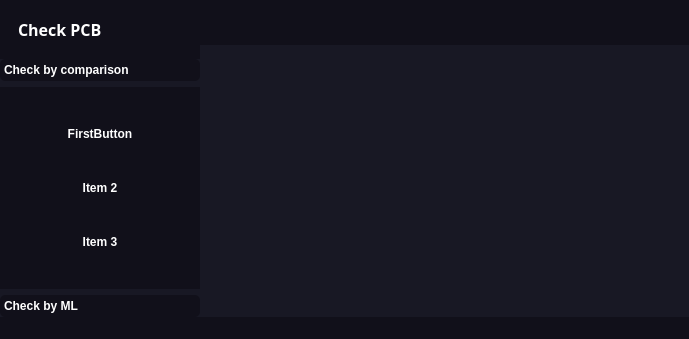
<?xml version="1.0" encoding="UTF-8"?>
<ui version="4.0">
 <class>MainWindow</class>
 <widget class="QMainWindow" name="MainWindow">
  <property name="geometry">
   <rect>
    <x>0</x>
    <y>0</y>
    <width>689</width>
    <height>339</height>
   </rect>
  </property>
  <property name="windowTitle">
   <string>Check PCB</string>
  </property>
  <property name="styleSheet">
   <string notr="true">*{
border: none;
color: white;
background-color:rgb(17,16,26);
}</string>
  </property>
  <widget class="QWidget" name="centralwidget">
   <property name="styleSheet">
    <string notr="true">background-color:rgb(24,24,36);
</string>
   </property>
   <layout class="QHBoxLayout" name="horizontalLayout">
    <property name="spacing">
     <number>0</number>
    </property>
    <property name="leftMargin">
     <number>0</number>
    </property>
    <property name="topMargin">
     <number>0</number>
    </property>
    <property name="rightMargin">
     <number>0</number>
    </property>
    <property name="bottomMargin">
     <number>0</number>
    </property>
    <item>
     <widget class="QFrame" name="menu_frame">
      <property name="minimumSize">
       <size>
        <width>200</width>
        <height>0</height>
       </size>
      </property>
      <property name="maximumSize">
       <size>
        <width>200</width>
        <height>16777215</height>
       </size>
      </property>
      <property name="frameShape">
       <enum>QFrame::StyledPanel</enum>
      </property>
      <property name="frameShadow">
       <enum>QFrame::Raised</enum>
      </property>
      <layout class="QVBoxLayout" name="verticalLayout_2">
       <property name="spacing">
        <number>0</number>
       </property>
       <property name="leftMargin">
        <number>0</number>
       </property>
       <property name="topMargin">
        <number>0</number>
       </property>
       <property name="rightMargin">
        <number>0</number>
       </property>
       <property name="bottomMargin">
        <number>0</number>
       </property>
       <item>
        <widget class="QFrame" name="menu_main_frame">
         <property name="styleSheet">
          <string notr="true">background-color:rgb(17,16,26);
</string>
         </property>
         <property name="frameShape">
          <enum>QFrame::StyledPanel</enum>
         </property>
         <property name="frameShadow">
          <enum>QFrame::Raised</enum>
         </property>
         <layout class="QVBoxLayout" name="verticalLayout_3">
          <property name="spacing">
           <number>0</number>
          </property>
          <property name="leftMargin">
           <number>0</number>
          </property>
          <property name="topMargin">
           <number>0</number>
          </property>
          <property name="rightMargin">
           <number>0</number>
          </property>
          <property name="bottomMargin">
           <number>0</number>
          </property>
          <item alignment="Qt::AlignTop">
           <widget class="QFrame" name="frame_2">
            <property name="frameShape">
             <enum>QFrame::StyledPanel</enum>
            </property>
            <property name="frameShadow">
             <enum>QFrame::Raised</enum>
            </property>
            <layout class="QVBoxLayout" name="verticalLayout_4">
             <item>
              <widget class="QFrame" name="frame">
               <property name="frameShape">
                <enum>QFrame::StyledPanel</enum>
               </property>
               <property name="frameShadow">
                <enum>QFrame::Raised</enum>
               </property>
               <layout class="QHBoxLayout" name="horizontalLayout_4">
                <item>
                 <widget class="QLabel" name="label">
                  <property name="font">
                   <font>
                    <family>Segoe UI Black</family>
                    <pointsize>12</pointsize>
                    <weight>75</weight>
                    <bold>true</bold>
                   </font>
                  </property>
                  <property name="layoutDirection">
                   <enum>Qt::LeftToRight</enum>
                  </property>
                  <property name="text">
                   <string>Check PCB</string>
                  </property>
                 </widget>
                </item>
                <item>
                 <widget class="QLabel" name="label_2">
                  <property name="text">
                   <string/>
                  </property>
                  <property name="pixmap">
                   <pixmap>icons/check-circle.svg</pixmap>
                  </property>
                 </widget>
                </item>
               </layout>
              </widget>
             </item>
            </layout>
           </widget>
          </item>
          <item>
           <widget class="QFrame" name="frame_3">
            <property name="sizePolicy">
             <sizepolicy hsizetype="Preferred" vsizetype="Expanding">
              <horstretch>0</horstretch>
              <verstretch>0</verstretch>
             </sizepolicy>
            </property>
            <property name="frameShape">
             <enum>QFrame::StyledPanel</enum>
            </property>
            <property name="frameShadow">
             <enum>QFrame::Raised</enum>
            </property>
            <layout class="QVBoxLayout" name="verticalLayout_5">
             <property name="spacing">
              <number>0</number>
             </property>
             <property name="leftMargin">
              <number>0</number>
             </property>
             <property name="topMargin">
              <number>0</number>
             </property>
             <property name="rightMargin">
              <number>0</number>
             </property>
             <property name="bottomMargin">
              <number>0</number>
             </property>
             <item>
              <widget class="QToolBox" name="toolBox">
               <property name="font">
                <font>
                 <weight>75</weight>
                 <bold>true</bold>
                </font>
               </property>
               <property name="styleSheet">
                <string notr="true"> QToolBox{
	background-color: rgb(24,24,36);
	text-align: left;
}
QToolBox::tab{
	border-radius: 5px;
	background-color:rgb(17,16,26);
	text-align: left;
}</string>
               </property>
               <property name="currentIndex">
                <number>0</number>
               </property>
               <widget class="QWidget" name="page">
                <property name="geometry">
                 <rect>
                  <x>0</x>
                  <y>0</y>
                  <width>200</width>
                  <height>191</height>
                 </rect>
                </property>
                <property name="styleSheet">
                 <string notr="true"/>
                </property>
                <attribute name="icon">
                 <iconset>
                  <normaloff>icons/chevron-down.svg</normaloff>icons/chevron-down.svg</iconset>
                </attribute>
                <attribute name="label">
                 <string>Check by comparison</string>
                </attribute>
                <layout class="QVBoxLayout" name="verticalLayout_6">
                 <property name="spacing">
                  <number>0</number>
                 </property>
                 <property name="leftMargin">
                  <number>0</number>
                 </property>
                 <property name="topMargin">
                  <number>0</number>
                 </property>
                 <property name="rightMargin">
                  <number>0</number>
                 </property>
                 <property name="bottomMargin">
                  <number>0</number>
                 </property>
                 <item>
                  <widget class="QPushButton" name="pushButton_5">
                   <property name="font">
                    <font>
                     <weight>75</weight>
                     <bold>true</bold>
                    </font>
                   </property>
                   <property name="text">
                    <string>FirstButton</string>
                   </property>
                  </widget>
                 </item>
                 <item>
                  <widget class="QPushButton" name="pushButton_6">
                   <property name="font">
                    <font>
                     <weight>75</weight>
                     <bold>true</bold>
                    </font>
                   </property>
                   <property name="text">
                    <string>Item 2</string>
                   </property>
                  </widget>
                 </item>
                 <item>
                  <widget class="QPushButton" name="pushButton_7">
                   <property name="font">
                    <font>
                     <weight>75</weight>
                     <bold>true</bold>
                    </font>
                   </property>
                   <property name="text">
                    <string>Item 3</string>
                   </property>
                  </widget>
                 </item>
                </layout>
               </widget>
               <widget class="QWidget" name="page_2">
                <property name="geometry">
                 <rect>
                  <x>0</x>
                  <y>0</y>
                  <width>200</width>
                  <height>191</height>
                 </rect>
                </property>
                <attribute name="icon">
                 <iconset>
                  <normaloff>icons/chevron-down.svg</normaloff>icons/chevron-down.svg</iconset>
                </attribute>
                <attribute name="label">
                 <string>Check by ML</string>
                </attribute>
                <layout class="QVBoxLayout" name="verticalLayout_7">
                 <property name="spacing">
                  <number>0</number>
                 </property>
                 <property name="leftMargin">
                  <number>0</number>
                 </property>
                 <property name="topMargin">
                  <number>0</number>
                 </property>
                 <property name="rightMargin">
                  <number>0</number>
                 </property>
                 <property name="bottomMargin">
                  <number>0</number>
                 </property>
                 <item>
                  <widget class="QPushButton" name="pushButton_8">
                   <property name="font">
                    <font>
                     <weight>75</weight>
                     <bold>true</bold>
                    </font>
                   </property>
                   <property name="text">
                    <string>Item 1</string>
                   </property>
                  </widget>
                 </item>
                 <item>
                  <widget class="QPushButton" name="pushButton_9">
                   <property name="font">
                    <font>
                     <weight>75</weight>
                     <bold>true</bold>
                    </font>
                   </property>
                   <property name="text">
                    <string>Item 2</string>
                   </property>
                  </widget>
                 </item>
                </layout>
               </widget>
              </widget>
             </item>
            </layout>
           </widget>
          </item>
         </layout>
        </widget>
       </item>
      </layout>
     </widget>
    </item>
    <item>
     <widget class="QFrame" name="main_frame">
      <property name="frameShape">
       <enum>QFrame::StyledPanel</enum>
      </property>
      <property name="frameShadow">
       <enum>QFrame::Raised</enum>
      </property>
      <layout class="QVBoxLayout" name="verticalLayout">
       <property name="spacing">
        <number>0</number>
       </property>
       <property name="leftMargin">
        <number>0</number>
       </property>
       <property name="topMargin">
        <number>0</number>
       </property>
       <property name="rightMargin">
        <number>0</number>
       </property>
       <property name="bottomMargin">
        <number>0</number>
       </property>
       <item>
        <widget class="QFrame" name="view_frame">
         <property name="sizePolicy">
          <sizepolicy hsizetype="Expanding" vsizetype="Preferred">
           <horstretch>0</horstretch>
           <verstretch>0</verstretch>
          </sizepolicy>
         </property>
         <property name="frameShape">
          <enum>QFrame::StyledPanel</enum>
         </property>
         <property name="frameShadow">
          <enum>QFrame::Raised</enum>
         </property>
         <layout class="QVBoxLayout" name="verticalLayout_8">
          <property name="leftMargin">
           <number>0</number>
          </property>
          <property name="topMargin">
           <number>0</number>
          </property>
          <property name="rightMargin">
           <number>0</number>
          </property>
          <property name="bottomMargin">
           <number>0</number>
          </property>
          <item>
           <widget class="QFrame" name="header_frame">
            <property name="sizePolicy">
             <sizepolicy hsizetype="Expanding" vsizetype="Preferred">
              <horstretch>0</horstretch>
              <verstretch>0</verstretch>
             </sizepolicy>
            </property>
            <property name="minimumSize">
             <size>
              <width>0</width>
              <height>45</height>
             </size>
            </property>
            <property name="styleSheet">
             <string notr="true">background-color:rgb(17,16,26);
</string>
            </property>
            <property name="frameShape">
             <enum>QFrame::StyledPanel</enum>
            </property>
            <property name="frameShadow">
             <enum>QFrame::Raised</enum>
            </property>
            <layout class="QHBoxLayout" name="horizontalLayout_2">
             <property name="spacing">
              <number>0</number>
             </property>
             <property name="leftMargin">
              <number>0</number>
             </property>
             <property name="topMargin">
              <number>0</number>
             </property>
             <property name="rightMargin">
              <number>0</number>
             </property>
             <property name="bottomMargin">
              <number>0</number>
             </property>
             <item>
              <widget class="QFrame" name="header_left_frame">
               <property name="frameShape">
                <enum>QFrame::StyledPanel</enum>
               </property>
               <property name="frameShadow">
                <enum>QFrame::Raised</enum>
               </property>
               <widget class="QPushButton" name="pushButton_10">
                <property name="geometry">
                 <rect>
                  <x>0</x>
                  <y>10</y>
                  <width>54</width>
                  <height>32</height>
                 </rect>
                </property>
                <property name="text">
                 <string/>
                </property>
                <property name="icon">
                 <iconset>
                  <normaloff>icons/arrow-down-left.svg</normaloff>icons/arrow-down-left.svg</iconset>
                </property>
                <property name="iconSize">
                 <size>
                  <width>32</width>
                  <height>32</height>
                 </size>
                </property>
               </widget>
              </widget>
             </item>
             <item>
              <widget class="QFrame" name="header_middle_frame">
               <property name="frameShape">
                <enum>QFrame::StyledPanel</enum>
               </property>
               <property name="frameShadow">
                <enum>QFrame::Raised</enum>
               </property>
              </widget>
             </item>
             <item>
              <widget class="QFrame" name="header_right_frame">
               <property name="frameShape">
                <enum>QFrame::StyledPanel</enum>
               </property>
               <property name="frameShadow">
                <enum>QFrame::Raised</enum>
               </property>
               <layout class="QHBoxLayout" name="horizontalLayout_3">
                <property name="spacing">
                 <number>0</number>
                </property>
                <property name="leftMargin">
                 <number>0</number>
                </property>
                <property name="topMargin">
                 <number>0</number>
                </property>
                <property name="rightMargin">
                 <number>0</number>
                </property>
                <property name="bottomMargin">
                 <number>0</number>
                </property>
                <item>
                 <widget class="QPushButton" name="pushButton_3">
                  <property name="text">
                   <string/>
                  </property>
                  <property name="icon">
                   <iconset>
                    <normaloff>icons/arrow-down-left.svg</normaloff>icons/arrow-down-left.svg</iconset>
                  </property>
                  <property name="iconSize">
                   <size>
                    <width>32</width>
                    <height>32</height>
                   </size>
                  </property>
                 </widget>
                </item>
                <item>
                 <widget class="QPushButton" name="pushButton_2">
                  <property name="text">
                   <string/>
                  </property>
                  <property name="icon">
                   <iconset>
                    <normaloff>icons/maximize-2.svg</normaloff>icons/maximize-2.svg</iconset>
                  </property>
                  <property name="iconSize">
                   <size>
                    <width>32</width>
                    <height>32</height>
                   </size>
                  </property>
                 </widget>
                </item>
                <item>
                 <widget class="QPushButton" name="pushButton">
                  <property name="text">
                   <string/>
                  </property>
                  <property name="icon">
                   <iconset>
                    <normaloff>icons/x.svg</normaloff>icons/x.svg</iconset>
                  </property>
                  <property name="iconSize">
                   <size>
                    <width>32</width>
                    <height>32</height>
                   </size>
                  </property>
                 </widget>
                </item>
               </layout>
              </widget>
             </item>
            </layout>
            <zorder>header_right_frame</zorder>
            <zorder>header_left_frame</zorder>
            <zorder>header_middle_frame</zorder>
           </widget>
          </item>
          <item>
           <widget class="QFrame" name="main_view_frame">
            <property name="sizePolicy">
             <sizepolicy hsizetype="Preferred" vsizetype="Expanding">
              <horstretch>0</horstretch>
              <verstretch>0</verstretch>
             </sizepolicy>
            </property>
            <property name="frameShape">
             <enum>QFrame::StyledPanel</enum>
            </property>
            <property name="frameShadow">
             <enum>QFrame::Raised</enum>
            </property>
           </widget>
          </item>
         </layout>
         <zorder>main_view_frame</zorder>
         <zorder>header_frame</zorder>
        </widget>
       </item>
      </layout>
     </widget>
    </item>
   </layout>
  </widget>
  <widget class="QStatusBar" name="statusbar"/>
 </widget>
 <resources>
  <include location="icons/icons.qrc"/>
 </resources>
 <connections/>
</ui>
